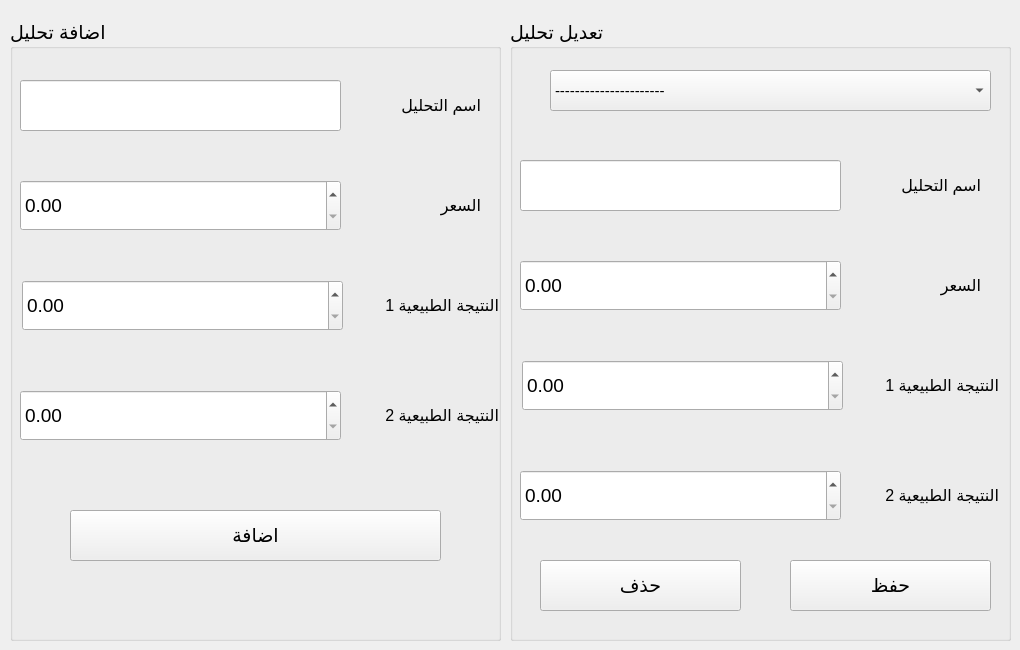
      <widget class="QWidget" name="tab_9">
       <attribute name="title">
        <string>اضافة تحليل</string>
       </attribute>
       <widget class="QGroupBox" name="groupBox_4">
        <property name="geometry">
         <rect>
          <x>10</x>
          <y>20</y>
          <width>491</width>
          <height>621</height>
         </rect>
        </property>
        <property name="font">
         <font>
          <family>Segoe UI</family>
          <pointsize>14</pointsize>
         </font>
        </property>
        <property name="title">
         <string>اضافة تحليل</string>
        </property>
        <widget class="QLabel" name="label_45">
         <property name="geometry">
          <rect>
           <x>350</x>
           <y>60</y>
           <width>121</width>
           <height>51</height>
          </rect>
         </property>
         <property name="font">
          <font>
           <family>Segoe UI</family>
           <pointsize>12</pointsize>
           <weight>50</weight>
           <bold>false</bold>
          </font>
         </property>
         <property name="text">
          <string>اسم التحليل</string>
         </property>
        </widget>
        <widget class="QLineEdit" name="lineEdit_28">
         <property name="geometry">
          <rect>
           <x>10</x>
           <y>60</y>
           <width>321</width>
           <height>51</height>
          </rect>
         </property>
         <property name="font">
          <font>
           <family>Segoe UI</family>
          </font>
         </property>
        </widget>
        <widget class="QLabel" name="label_46">
         <property name="geometry">
          <rect>
           <x>338</x>
           <y>260</y>
           <width>151</width>
           <height>51</height>
          </rect>
         </property>
         <property name="font">
          <font>
           <family>Segoe UI</family>
           <pointsize>12</pointsize>
           <weight>50</weight>
           <bold>false</bold>
          </font>
         </property>
         <property name="text">
          <string>النتيجة الطبيعية 1</string>
         </property>
        </widget>
        <widget class="QDoubleSpinBox" name="doubleSpinBox">
         <property name="geometry">
          <rect>
           <x>10</x>
           <y>160</y>
           <width>321</width>
           <height>51</height>
          </rect>
         </property>
        </widget>
        <widget class="QLabel" name="label_47">
         <property name="geometry">
          <rect>
           <x>338</x>
           <y>370</y>
           <width>151</width>
           <height>51</height>
          </rect>
         </property>
         <property name="font">
          <font>
           <family>Segoe UI</family>
           <pointsize>12</pointsize>
           <weight>50</weight>
           <bold>false</bold>
          </font>
         </property>
         <property name="text">
          <string>النتيجة الطبيعية 2</string>
         </property>
        </widget>
        <widget class="QDoubleSpinBox" name="doubleSpinBox_2">
         <property name="geometry">
          <rect>
           <x>10</x>
           <y>370</y>
           <width>321</width>
           <height>51</height>
          </rect>
         </property>
        </widget>
        <widget class="QDoubleSpinBox" name="doubleSpinBox_3">
         <property name="geometry">
          <rect>
           <x>12</x>
           <y>260</y>
           <width>321</width>
           <height>51</height>
          </rect>
         </property>
        </widget>
        <widget class="QLabel" name="label_48">
         <property name="geometry">
          <rect>
           <x>360</x>
           <y>160</y>
           <width>111</width>
           <height>51</height>
          </rect>
         </property>
         <property name="font">
          <font>
           <family>Segoe UI</family>
           <pointsize>12</pointsize>
           <weight>50</weight>
           <bold>false</bold>
          </font>
         </property>
         <property name="text">
          <string>السعر</string>
         </property>
        </widget>
        <widget class="QPushButton" name="pushButton_26">
         <property name="geometry">
          <rect>
           <x>60</x>
           <y>490</y>
           <width>371</width>
           <height>51</height>
          </rect>
         </property>
         <property name="font">
          <font>
           <family>Segoe UI</family>
           <pointsize>14</pointsize>
          </font>
         </property>
         <property name="text">
          <string>اضافة</string>
         </property>
        </widget>
       </widget>
       <widget class="QGroupBox" name="groupBox_9">
        <property name="geometry">
         <rect>
          <x>510</x>
          <y>20</y>
          <width>501</width>
          <height>621</height>
         </rect>
        </property>
        <property name="font">
         <font>
          <family>Segoe UI</family>
          <pointsize>14</pointsize>
         </font>
        </property>
        <property name="title">
         <string>تعديل تحليل</string>
        </property>
        <widget class="QComboBox" name="comboBox_21">
         <property name="geometry">
          <rect>
           <x>40</x>
           <y>50</y>
           <width>441</width>
           <height>41</height>
          </rect>
         </property>
         <property name="font">
          <font>
           <pointsize>11</pointsize>
          </font>
         </property>
         <item>
          <property name="text">
           <string>----------------------</string>
          </property>
         </item>
        </widget>
        <widget class="QLabel" name="label_49">
         <property name="geometry">
          <rect>
           <x>338</x>
           <y>340</y>
           <width>151</width>
           <height>51</height>
          </rect>
         </property>
         <property name="font">
          <font>
           <family>Segoe UI</family>
           <pointsize>12</pointsize>
           <weight>50</weight>
           <bold>false</bold>
          </font>
         </property>
         <property name="text">
          <string>النتيجة الطبيعية 1</string>
         </property>
        </widget>
        <widget class="QLabel" name="label_50">
         <property name="geometry">
          <rect>
           <x>350</x>
           <y>140</y>
           <width>121</width>
           <height>51</height>
          </rect>
         </property>
         <property name="font">
          <font>
           <family>Segoe UI</family>
           <pointsize>12</pointsize>
           <weight>50</weight>
           <bold>false</bold>
          </font>
         </property>
         <property name="text">
          <string>اسم التحليل</string>
         </property>
        </widget>
        <widget class="QDoubleSpinBox" name="doubleSpinBox_4">
         <property name="geometry">
          <rect>
           <x>12</x>
           <y>340</y>
           <width>321</width>
           <height>51</height>
          </rect>
         </property>
        </widget>
        <widget class="QDoubleSpinBox" name="doubleSpinBox_5">
         <property name="geometry">
          <rect>
           <x>10</x>
           <y>450</y>
           <width>321</width>
           <height>51</height>
          </rect>
         </property>
        </widget>
        <widget class="QLabel" name="label_51">
         <property name="geometry">
          <rect>
           <x>360</x>
           <y>240</y>
           <width>111</width>
           <height>51</height>
          </rect>
         </property>
         <property name="font">
          <font>
           <family>Segoe UI</family>
           <pointsize>12</pointsize>
           <weight>50</weight>
           <bold>false</bold>
          </font>
         </property>
         <property name="text">
          <string>السعر</string>
         </property>
        </widget>
        <widget class="QLineEdit" name="lineEdit_29">
         <property name="geometry">
          <rect>
           <x>10</x>
           <y>140</y>
           <width>321</width>
           <height>51</height>
          </rect>
         </property>
         <property name="font">
          <font>
           <family>Segoe UI</family>
          </font>
         </property>
        </widget>
        <widget class="QLabel" name="label_52">
         <property name="geometry">
          <rect>
           <x>338</x>
           <y>450</y>
           <width>151</width>
           <height>51</height>
          </rect>
         </property>
         <property name="font">
          <font>
           <family>Segoe UI</family>
           <pointsize>12</pointsize>
           <weight>50</weight>
           <bold>false</bold>
          </font>
         </property>
         <property name="text">
          <string>النتيجة الطبيعية 2</string>
         </property>
        </widget>
        <widget class="QDoubleSpinBox" name="doubleSpinBox_6">
         <property name="geometry">
          <rect>
           <x>10</x>
           <y>240</y>
           <width>321</width>
           <height>51</height>
          </rect>
         </property>
        </widget>
        <widget class="QPushButton" name="pushButton_27">
         <property name="geometry">
          <rect>
           <x>280</x>
           <y>540</y>
           <width>201</width>
           <height>51</height>
          </rect>
         </property>
         <property name="font">
          <font>
           <family>Segoe UI</family>
           <pointsize>14</pointsize>
          </font>
         </property>
         <property name="text">
          <string>حفظ</string>
         </property>
        </widget>
        <widget class="QPushButton" name="pushButton_28">
         <property name="geometry">
          <rect>
           <x>30</x>
           <y>540</y>
           <width>201</width>
           <height>51</height>
          </rect>
         </property>
         <property name="font">
          <font>
           <family>Segoe UI</family>
           <pointsize>14</pointsize>
          </font>
         </property>
         <property name="styleSheet">
          <string notr="true"/>
         </property>
         <property name="text">
          <string>حذف</string>
         </property>
        </widget>
       </widget>
      </widget>
